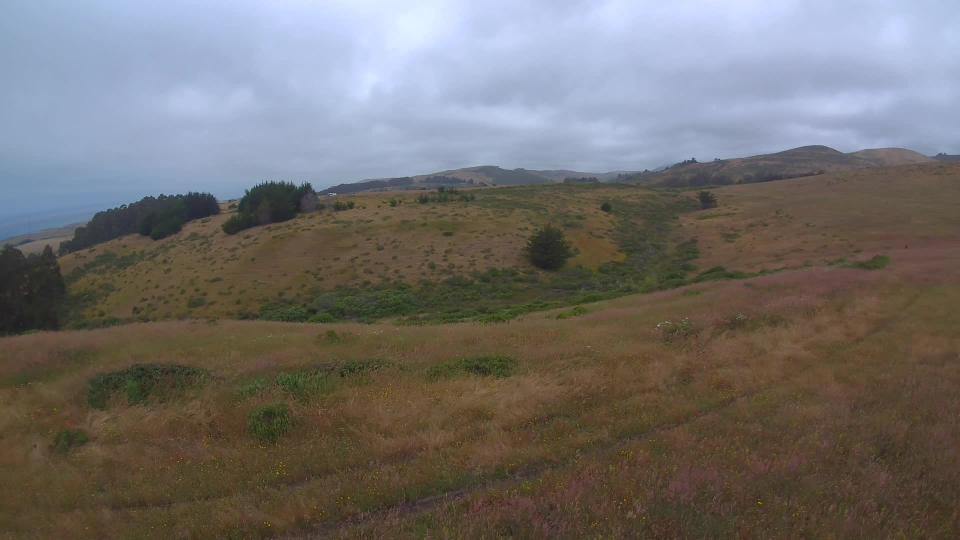
#> input picture candidate_package/input/frame0001.jpg, 1920 x 1080 px (shown at 1/2 size); its folder holds only this picture in this run
$ python horizon-detector.py
#> lines starting #> are read from the running program, lines starting #| are printed output that depends on the picture; after the words box and inside, x2 and y2 are one past the last pixel; in counts of white or black regions, pixels touching at a corner belong together
import time
import argparse
import os
from skimage import filters, feature
from skimage.morphology import erosion, square
from skimage.io import imread
from skimage.transform import probabilistic_hough_line
import numpy as np
import matplotlib.pyplot as plt
from scipy.signal import convolve

parser = argparse.ArgumentParser()
parser.add_argument("-i", "--input", help="path to input dir. must include the / at the end", default='candidate_package/input/')
parser.add_argument("-o", "--output", help="path output to dir. must include the / at the end  ", default='results/')

args = parser.parse_args()

print('start')

directory = args.input
out_dir = args.output
if not os.path.exists(args.output):
    os.mkdir(args.output)

# filename = 'frame0030.jpg'
for filename in sorted(os.listdir(directory)):
    start = time.time()

    plt.figure()
    plt.title(filename)

    current_frame = imread(directory + filename, as_gray=True)
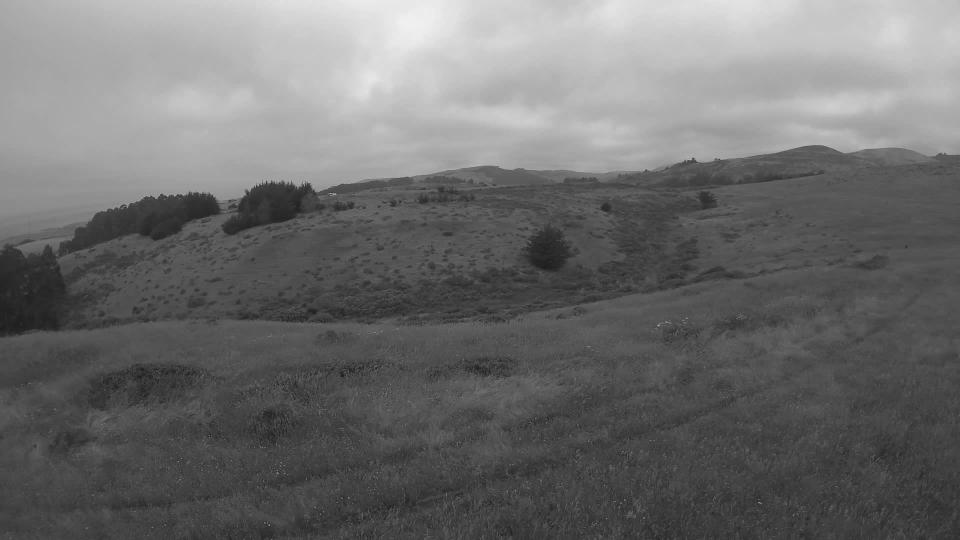
#> current_frame: shape (1080, 1920) float64 (shown at 1/2 size); min 0.014, max 0.94, mean 0.431
    original_output_image = plt.imshow(current_frame)

    #erosion for cleaning up noise
    erosion_frame = erosion(current_frame, square(6))
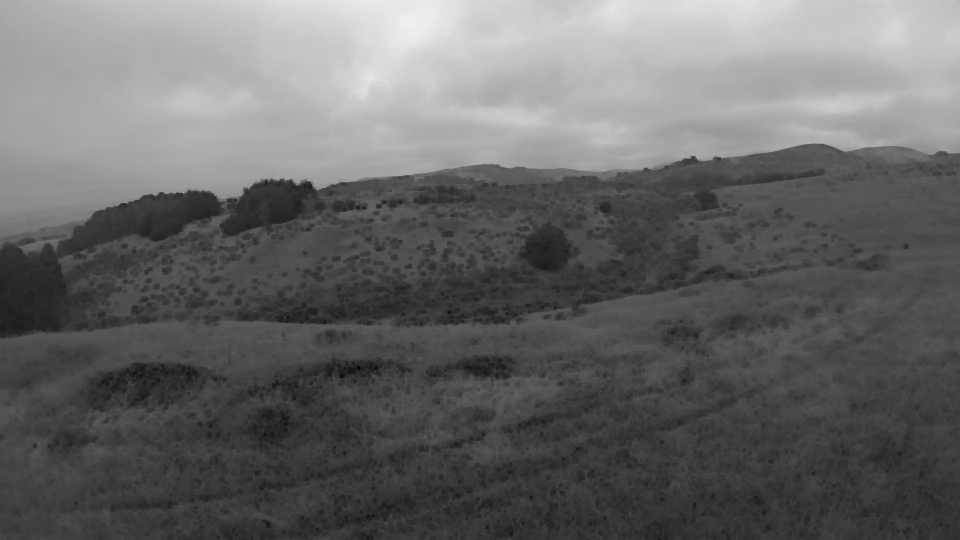
#> erosion_frame: shape (1080, 1920) float64 (shown at 1/2 size); min 0.014, max 0.94, mean 0.407

    #get edges from canny. Could use sobel
    canny_edges = feature.canny(erosion_frame, sigma=2)
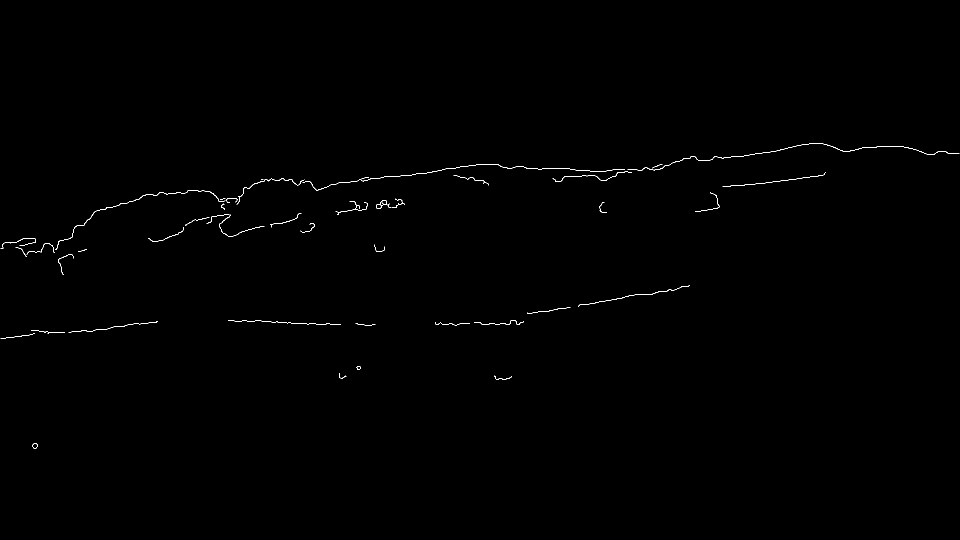
#> canny_edges: shape (1080, 1920) bool (shown at 1/2 size); 0.26% white in thin lines or dots, all inside (x1, y1, x2, y2) = (1, 287, 1919, 898)

    #use hough to get the best lines
    lines = probabilistic_hough_line(canny_edges, threshold=10, line_length=1100, line_gap=400)
#> lines = 37 items

    #get the longest line (probably change this to a better way to get the best line)
    count = 0
    distances = []
    for line in lines:
        p1, p2 = line
        distances.append((np.sqrt((p1[0] - p2[0])**2 + (p1[1] - p2[1])**2), int(count)))
        count += 1
#> this loop made 37 passes
#> (p1, p2) on passes 1 to 12: ((50, 511), (1645, 287)), ((132, 511), (1389, 312)), ((51, 512), (1650, 288)), ((108, 505), (1552, 302)), ((125, 514), (1390, 313)), ((283, 393), (1673, 296)), ((4, 493), (1657, 290)), ((123, 515), (1391, 314)), ((529, 360), (1807, 293)), ((271, 399), (1798, 292)), ((279, 396), (1770, 292)), ((520, 363), (1817, 295))
#> after the loop, count = 37; distances = 37 pairs, first value 1185.8 to 1677.5, second value 0 to 36

    if len(distances) != 0:
        distances.sort(key=lambda x: x[0])

        #longest line
        best_line = distances[-1]
#> best_line = (1677.5, 24)

        #get slope
        p1, p2 = lines[best_line[1]]
#> p1 = (1, 497); p2 = (1666, 293)
        slope = (p1[1] - p2[1])/(p1[0] - p2[0])
#> slope = -0.123

        x_vals = []
        y_vals = []
        for i in range(current_frame.shape[1]):
            x_vals.append(i)
#> after the loop, x_vals = 1920 values from 0 to 1919

        #get y values for the x values through slope intercept form
        for x in x_vals:
            y_vals.append(slope * x + p1[1])
#> after the loop, y_vals = 1920 values, max 497 at index 0, min 261.9 at index 1919, mean 379.4

        plt.plot(x_vals, y_vals, '--')
        plt.savefig(out_dir + filename)
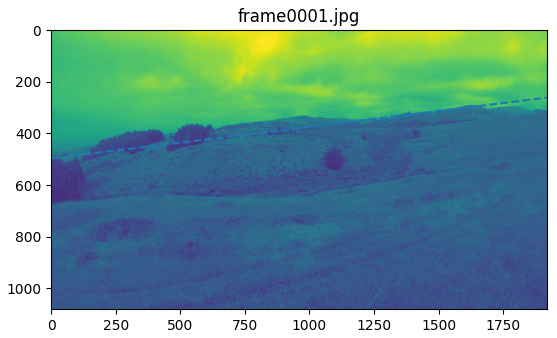
#> figure drawn by matplotlib, 1 panel
        print('saving img : ' + str(filename))

    else :
        print('no horizon found for : ' + filename)

    stop = time.time()

    #calculate the runtime
    print('time spent : ' + str(stop-start))
    # plt.show()
    plt.close()

$ run again, on candidate_package/input/frame0006.jpg
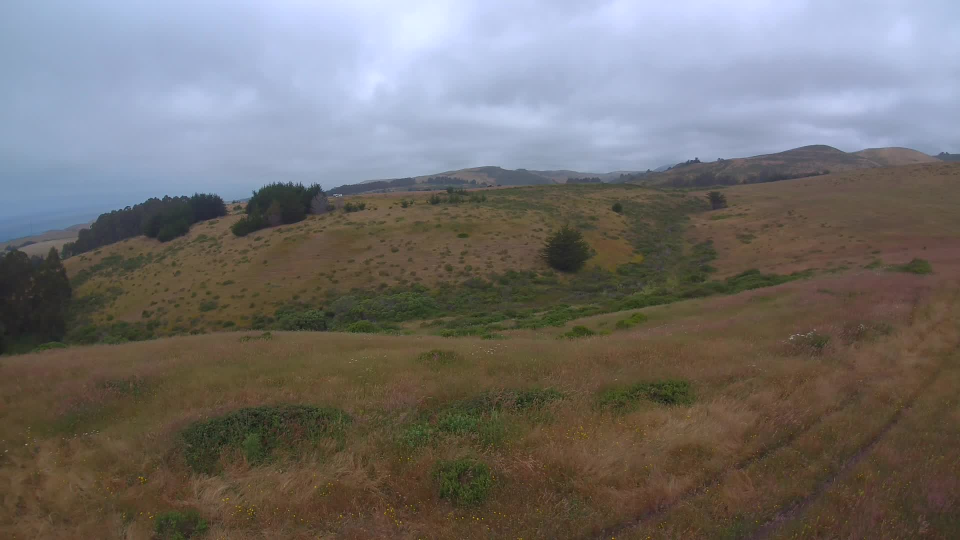
#> input picture candidate_package/input/frame0006.jpg, 1920 x 1080 px (shown at 1/2 size)
#> `canny_edges = feature.canny(erosion_frame, sigma=2)`:
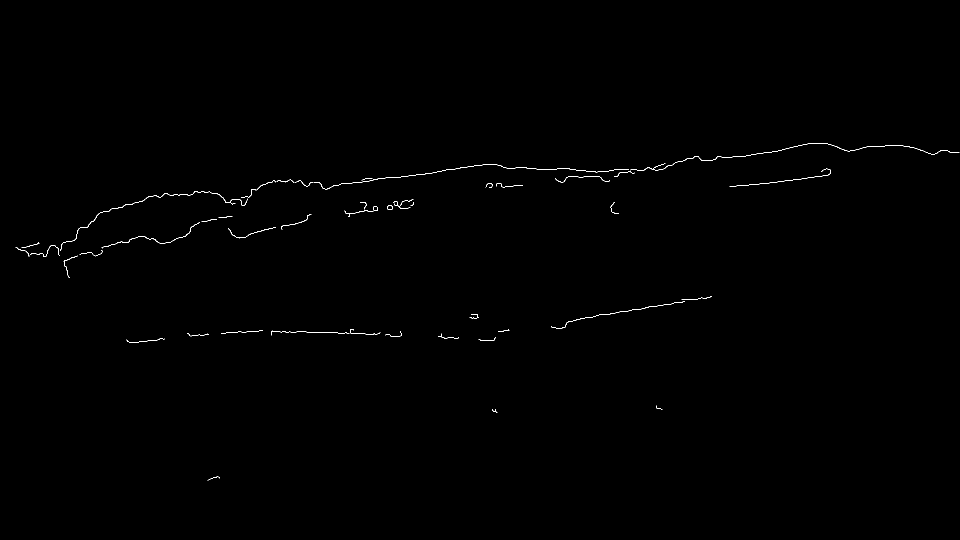
#> canny_edges: shape (1080, 1920) bool (shown at 1/2 size); 0.24% white in thin lines or dots, all inside (x1, y1, x2, y2) = (31, 286, 1919, 961)
#> lines = 35 items
#> the loop `for line in lines:` made 35 passes
#> (p1, p2) on passes 1 to 8: ((57, 511), (1653, 287)), ((226, 488), (1655, 287)), ((56, 510), (1651, 286)), ((294, 394), (1787, 290)), ((57, 512), (1560, 301)), ((328, 387), (1674, 293)), ((56, 507), (1633, 286)), ((76, 485), (1665, 290))
#> after the loop `for line in lines:`: count = 35; distances = 35 pairs, first value 1108.3 to 1611.6, second value 0 to 34
#> best_line = (1611.6, 0)
#> `p1, p2 = lines[best_line[1]]`: p1 = (57, 511); p2 = (1653, 287)
#> slope = -0.14
#> after the loop `for x in x_vals:`: y_vals = 1920 values, max 511 at index 0, min 241.7 at index 1919, mean 376.3
#> `plt.savefig(out_dir + filename)`:
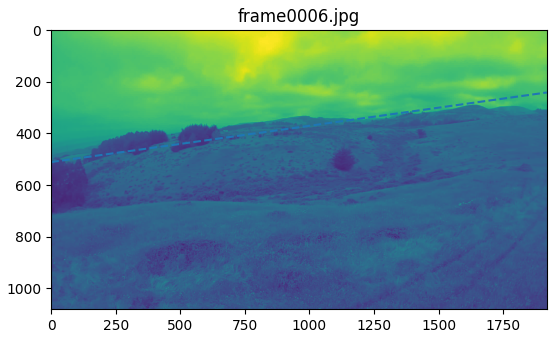
#> figure drawn by matplotlib, 1 panel

$ run again, on candidate_package/input/frame0009.jpg
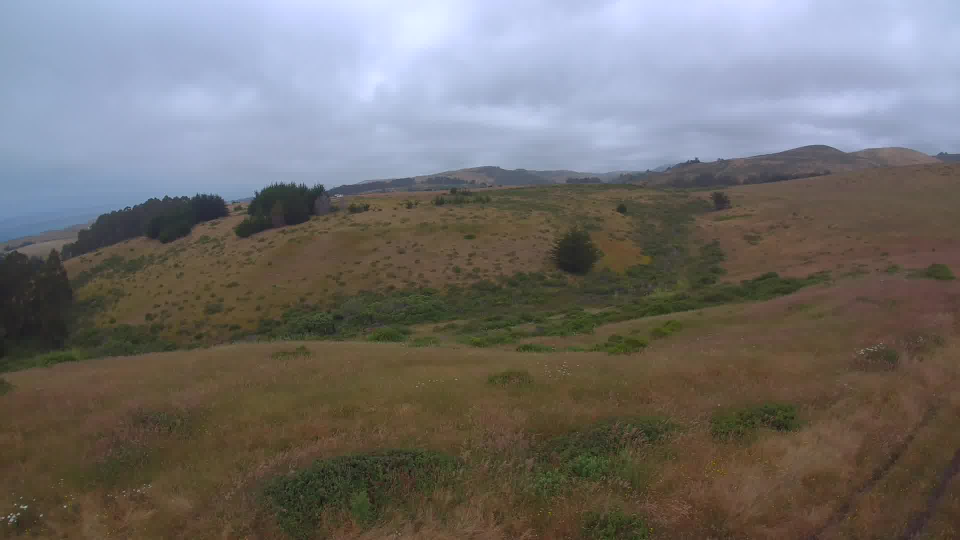
#> input picture candidate_package/input/frame0009.jpg, 1920 x 1080 px (shown at 1/2 size)
#> `canny_edges = feature.canny(erosion_frame, sigma=2)`:
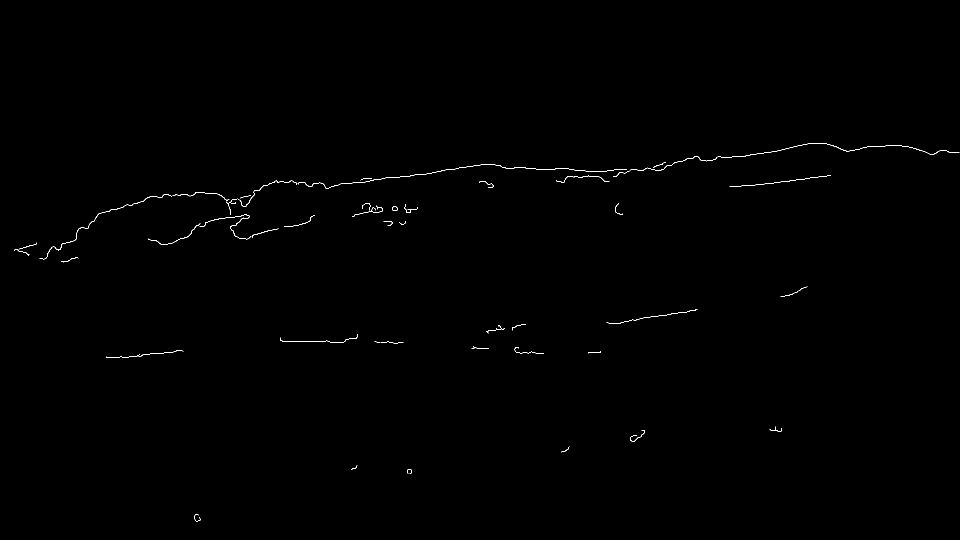
#> canny_edges: shape (1080, 1920) bool (shown at 1/2 size); 0.23% white in thin lines or dots, all inside (x1, y1, x2, y2) = (28, 286, 1919, 1043)
#> lines = 28 items
#> the loop `for line in lines:` made 28 passes
#> (p1, p2) on passes 1 to 8: ((296, 394), (1780, 291)), ((95, 507), (1657, 288)), ((95, 506), (1653, 287)), ((145, 516), (1354, 324)), ((127, 524), (1634, 286)), ((299, 393), (1736, 293)), ((551, 361), (1820, 294)), ((525, 372), (1670, 292))
#> after the loop `for line in lines:`: count = 28; distances = 28 pairs, first value 1138 to 1651.3, second value 0 to 27
#> best_line = (1651.3, 9)
#> `p1, p2 = lines[best_line[1]]`: p1 = (39, 497); p2 = (1678, 296)
#> slope = -0.123
#> after the loop `for x in x_vals:`: y_vals = 1920 values, max 497 at index 0, min 261.7 at index 1919, mean 379.3
#> `plt.savefig(out_dir + filename)`:
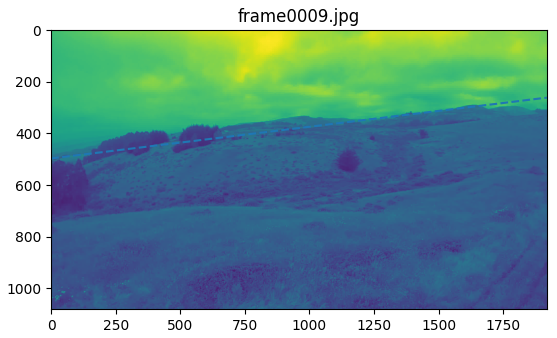
#> figure drawn by matplotlib, 1 panel

$ run again, on candidate_package/input/frame0010.jpg
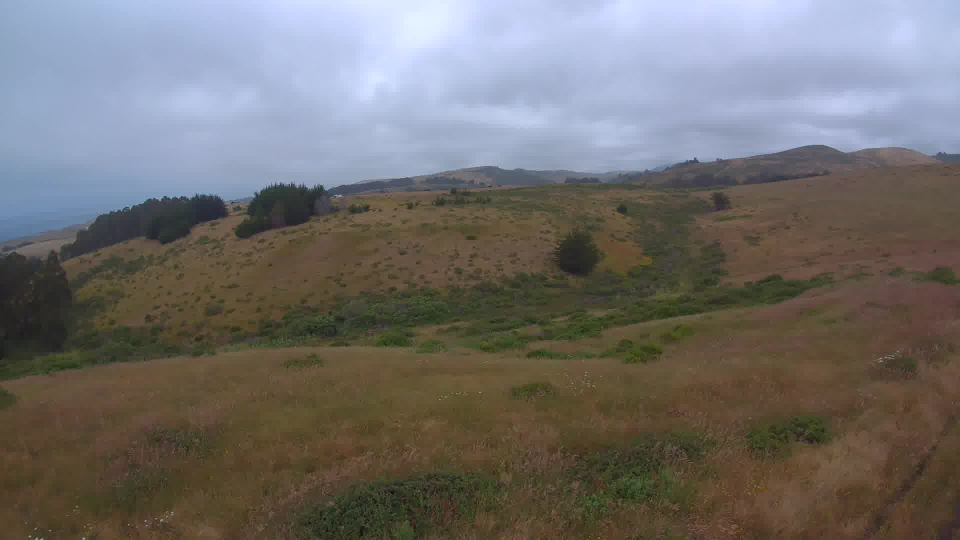
#> input picture candidate_package/input/frame0010.jpg, 1920 x 1080 px (shown at 1/2 size)
#> `canny_edges = feature.canny(erosion_frame, sigma=2)`:
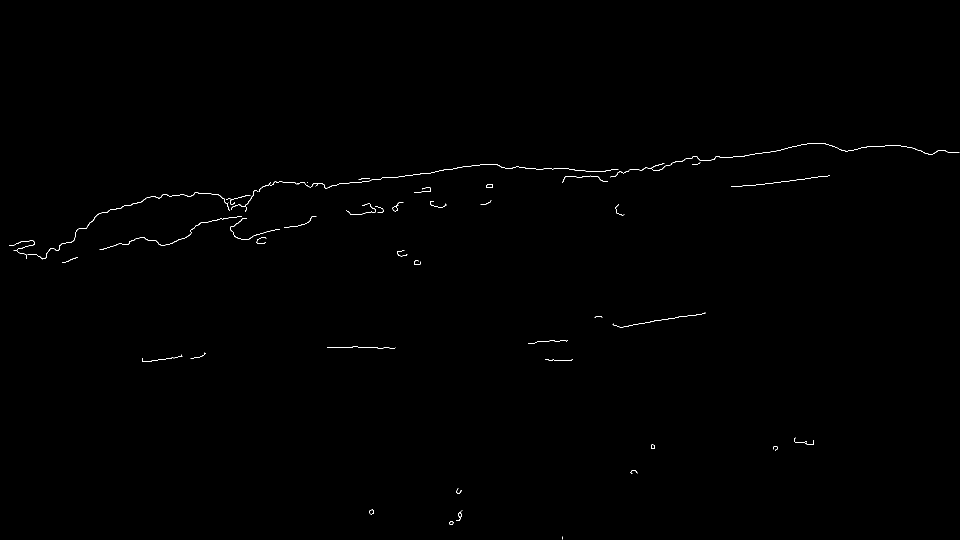
#> canny_edges: shape (1080, 1920) bool (shown at 1/2 size); 0.24% white in thin lines or dots, all inside (x1, y1, x2, y2) = (18, 286, 1919, 1079)
#> lines = 31 items
#> the loop `for line in lines:` made 31 passes
#> (p1, p2) on passes 1 to 8: ((301, 393), (1738, 293)), ((53, 514), (1657, 289)), ((306, 392), (1676, 296)), ((52, 510), (1647, 286)), ((53, 513), (1654, 288)), ((124, 525), (1637, 286)), ((468, 472), (1643, 286)), ((41, 506), (1368, 320))
#> after the loop `for line in lines:`: count = 31; distances = 31 pairs, first value 1111.9 to 1624.1, second value 0 to 30
#> best_line = (1624.1, 9)
#> `p1, p2 = lines[best_line[1]]`: p1 = (190, 433); p2 = (1808, 292)
#> slope = -0.0871
#> after the loop `for x in x_vals:`: y_vals = 1920 values, max 433 at index 0, min 265.8 at index 1919, mean 349.4
#> `plt.savefig(out_dir + filename)`:
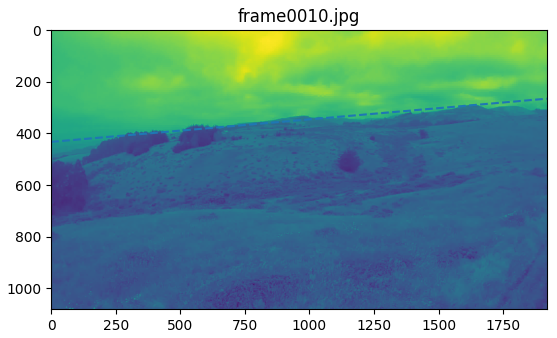
#> figure drawn by matplotlib, 1 panel
